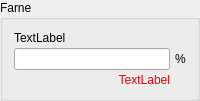
            <widget class="QgsCollapsibleGroupBox" name="mGroupBox_4">
             <property name="title">
              <string>Farne</string>
             </property>
             <property name="collapsed">
              <bool>true</bool>
             </property>
             <layout class="QGridLayout" name="gridLayout_37">
              <property name="horizontalSpacing">
               <number>5</number>
              </property>
              <property name="verticalSpacing">
               <number>3</number>
              </property>
              <item row="1" column="0">
               <widget class="QLineEdit" name="weiserpflanzenadlerfarn">
                <property name="alignment">
                 <set>Qt::AlignRight|Qt::AlignTrailing|Qt::AlignVCenter</set>
                </property>
               </widget>
              </item>
              <item row="2" column="0">
               <widget class="QLabel" name="weiserpflanzenadlerfarnError">
                <property name="styleSheet">
                 <string notr="true">color:red</string>
                </property>
                <property name="text">
                 <string>TextLabel</string>
                </property>
                <property name="alignment">
                 <set>Qt::AlignRight|Qt::AlignTrailing|Qt::AlignVCenter</set>
                </property>
               </widget>
              </item>
              <item row="0" column="0">
               <widget class="QLabel" name="weiserpflanzenadlerfarnLabel">
                <property name="text">
                 <string>TextLabel</string>
                </property>
               </widget>
              </item>
              <item row="1" column="1">
               <widget class="QLabel" name="label_25">
                <property name="text">
                 <string>%</string>
                </property>
               </widget>
              </item>
             </layout>
            </widget>
